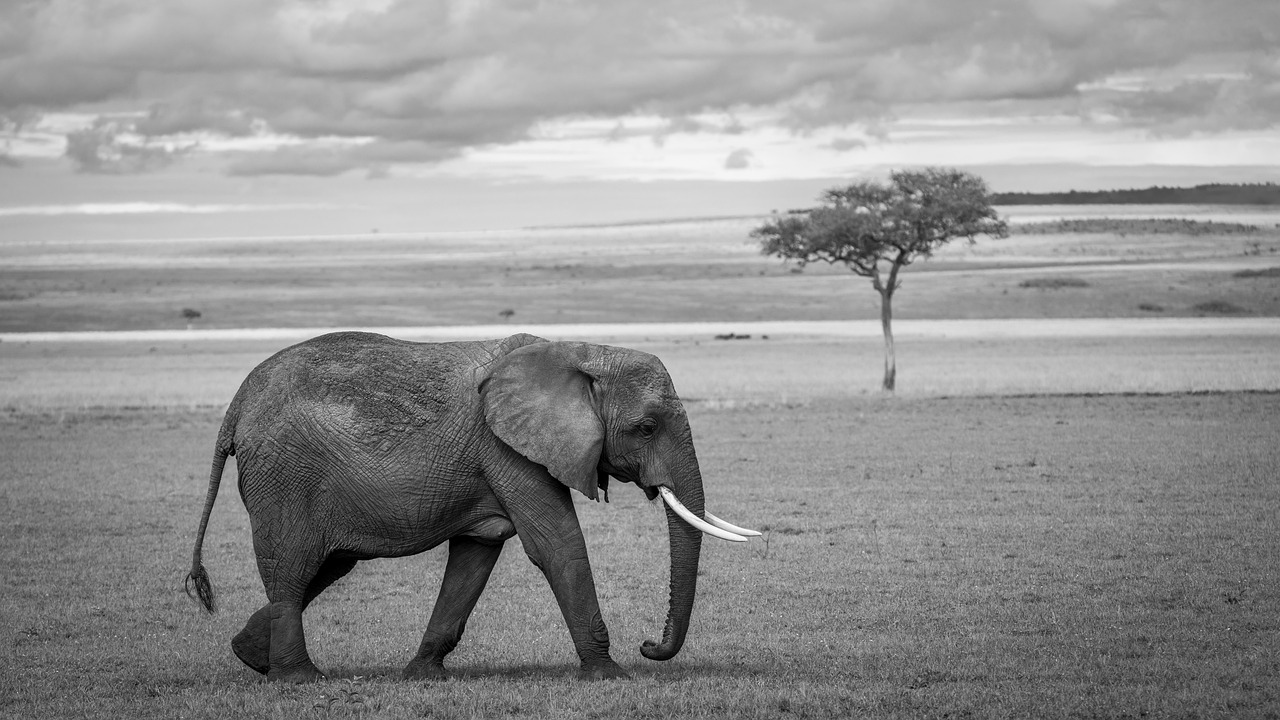
%> input picture Elefante.jpg, 1280 x 720 px
$ octave script5.m   (GNU Octave 9; MATLAB toolbox functions it lacks are replaced by stand-ins)
%> lines starting %> are read from the running program, lines starting %| are printed output that depends on the picture; in (x1, y1, x2, y2) boxes, pixels count from 0 and x2, y2 are one past the last pixel; in counts of white or black regions, pixels touching at a corner belong together; the program's own positions count from 1
clear all
close all
clc
pkg load image

%Fazendo a leitura da imagem
img = imread('Elefante.jpg');
%> img is the input picture: size 720x1280x3 uint8; min 0, max 255, mean 146.3
figure,imshow(img);
figure,imhist(img);
%> after `imhist(img)`:
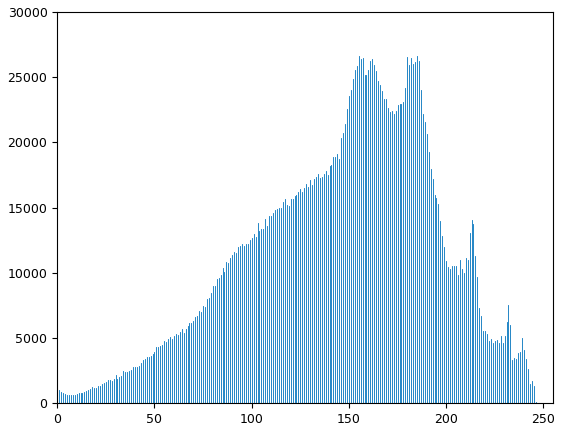
%> figure redrawn from the program's plot data; highest point at x = 155, y = 26658

y = histeq(img);
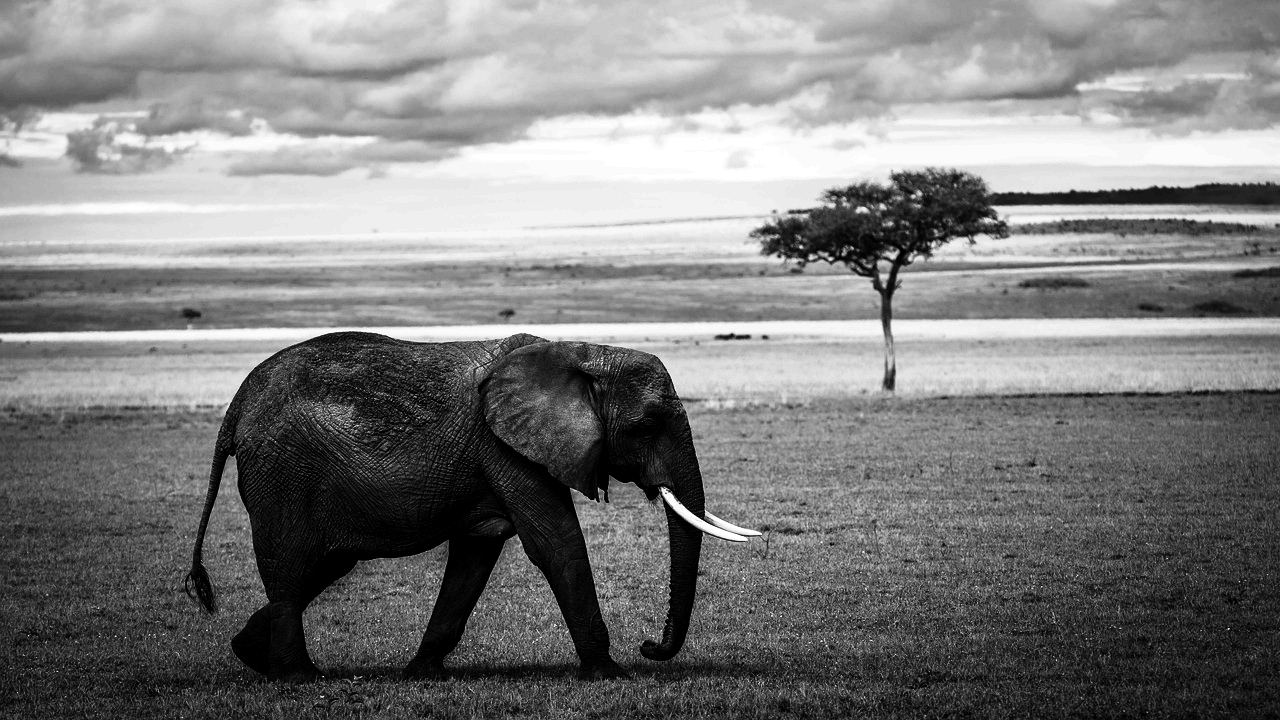
%> y: size 720x1280x3 uint8; min 0, max 255, mean 126.3
figure,imshow(y*255,[]); c=colorbar();
%> after `imshow(y*255,[])`:
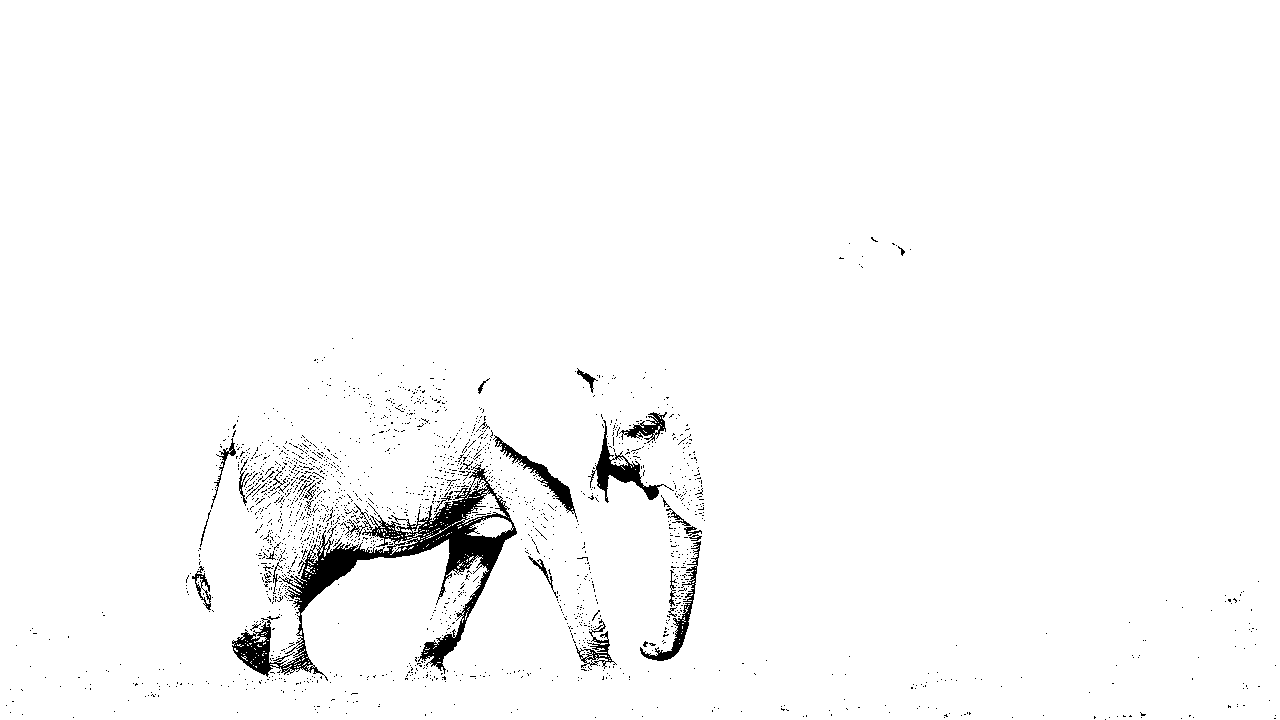
%> displayed picture: size 720x1280x3, on the screen's scale of 0 to 255; 97.7% white; 1939 black regions (1905 under 20 px), largest, box (x1, y1, x2, y2) and area: (232, 464, 517, 681) 10668, (588, 420, 674, 503) 1353, (493, 435, 577, 519) 1034
set(gca,'FontSize',12,'fontame','Arial','visible','on');
set(c,'FontSize',12);
figure,imhist(uint8(y*255));grid on;
set(gca,'FontSize',14,'fontame','Arial');
xlim([0 255]);
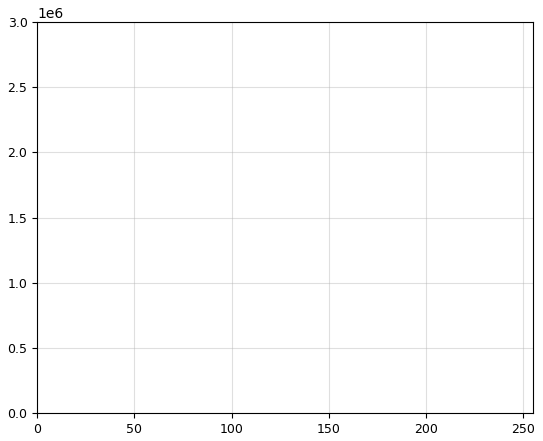
%> figure redrawn from the program's plot data; highest point at x = 255, y = 2701713
